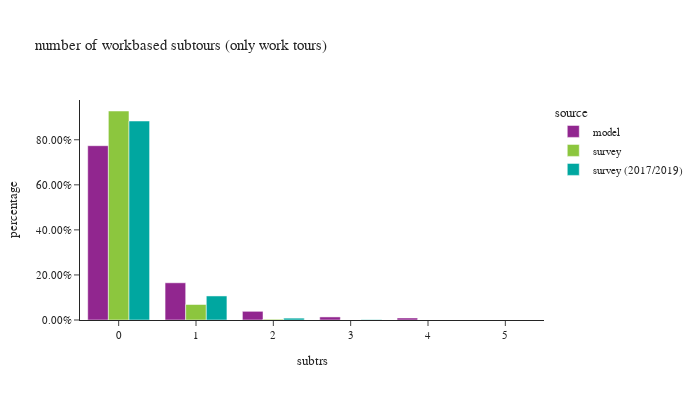

The code cell stored with this chart in its notebook:
### Code cell
test = wk_tour.loc[wk_tour['subtrs']!=11].copy()
df_plot = test.groupby(['source','subtrs'])['toexpfac'].sum().reset_index()
df_plot['percentage'] = df_plot.groupby(['source'], group_keys=False)['toexpfac']. \
    apply(lambda x: x / float(x.sum()))

df_plot_ct = test.groupby(['source','subtrs'])['toexpfac'].count().reset_index(). \
    rename(columns={'toexpfac':'sample count'})
df_plot = df_plot.merge(df_plot_ct, on=['source','subtrs'])

fig = px.bar(df_plot.sort_values(by=['source']), x="subtrs", y="percentage", color="source",
             barmode="group",hover_data=['sample count'],title="number of workbased subtours (only work tours)")
fig.update_layout(height=400, width=700, font=dict(size=11),
                  xaxis = dict(dtick = 1, categoryorder='category ascending'),
                  yaxis=dict(tickformat=".2%"))
fig.show()

### Figure 1 — Plotly figure (JSON) as saved in the notebook; plotly's stock layout.template omitted (floating-point values rounded to 4 significant figures)
{"data": [{"alignmentgroup": "True", "customdata": [[1027785], [219448], [51194], [18047], [11968]], "hovertemplate": "source=model<br>subtrs=%{x}<br>percentage=%{y}<br>sample count=%{customdata[0]}<extra></extra>", "legendgroup": "model", "marker": {"color": "#91268F", "pattern": {"shape": ""}}, "name": "model", "offsetgroup": "model", "orientation": "v", "showlegend": true, "textposition": "auto", "type": "bar", "x": [0, 1, 2, 3, 4], "xaxis": "x", "y": [0.7737, 0.1652, 0.03854, 0.01359, 0.009009], "yaxis": "y"}, {"alignmentgroup": "True", "customdata": [[2238], [210], [17], [1], [2]], "hovertemplate": "source=survey<br>subtrs=%{x}<br>percentage=%{y}<br>sample count=%{customdata[0]}<extra></extra>", "legendgroup": "survey", "marker": {"color": "#8CC63E", "pattern": {"shape": ""}}, "name": "survey", "offsetgroup": "survey", "orientation": "v", "showlegend": true, "textposition": "auto", "type": "bar", "x": [0, 1, 2, 3, 4], "xaxis": "x", "y": [0.9278, 0.06876, 0.003454, 9.792e-06, 1.701e-05], "yaxis": "y"}, {"alignmentgroup": "True", "customdata": [[7286], [1007], [82], [7], [1], [1]], "hovertemplate": "source=survey (2017/2019)<br>subtrs=%{x}<br>percentage=%{y}<br>sample count=%{customdata[0]}<extra></extra>", "legendgroup": "survey (2017/2019)", "marker": {"color": "#00A7A0", "pattern": {"shape": ""}}, "name": "survey (2017/2019)", "offsetgroup": "survey (2017/2019)", "orientation": "v", "showlegend": true, "textposition": "auto", "type": "bar", "x": [0, 1, 2, 3, 4, 5], "xaxis": "x", "y": [0.8833, 0.1067, 0.00827, 0.001693, 7.141e-07, 7.141e-07], "yaxis": "y"}], "layout": {"barmode": "group", "font": {"size": 11}, "height": 400, "legend": {"title": {"text": "source"}, "tracegroupgap": 0}, "title": {"text": "number of workbased subtours (only work tours)"}, "width": 700, "xaxis": {"anchor": "y", "categoryorder": "category ascending", "domain": [0.0, 1.0], "dtick": 1, "title": {"text": "subtrs"}}, "yaxis": {"anchor": "x", "domain": [0.0, 1.0], "tickformat": ".2%", "title": {"text": "percentage"}}}}
